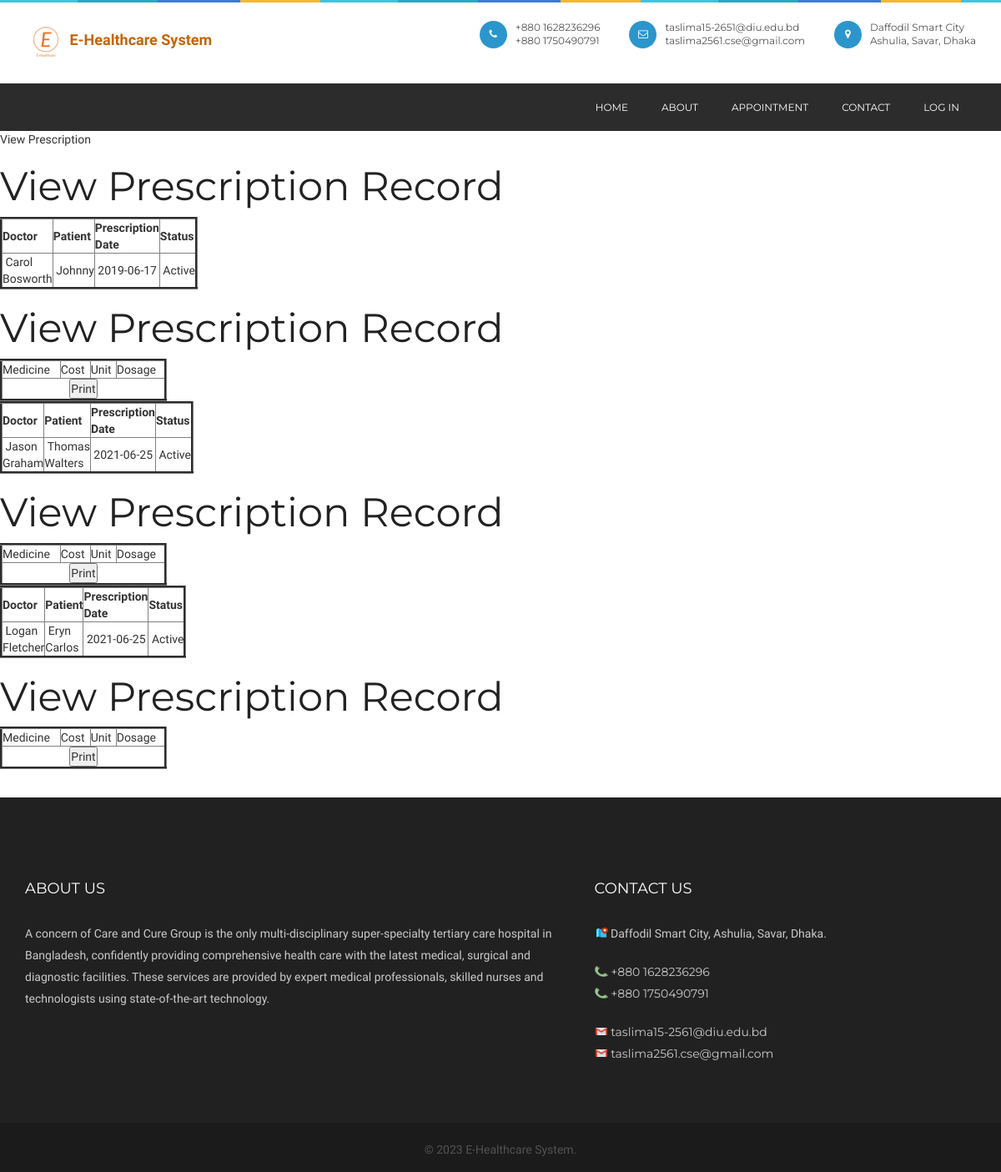
The app's page /viewprescription.php, older data.
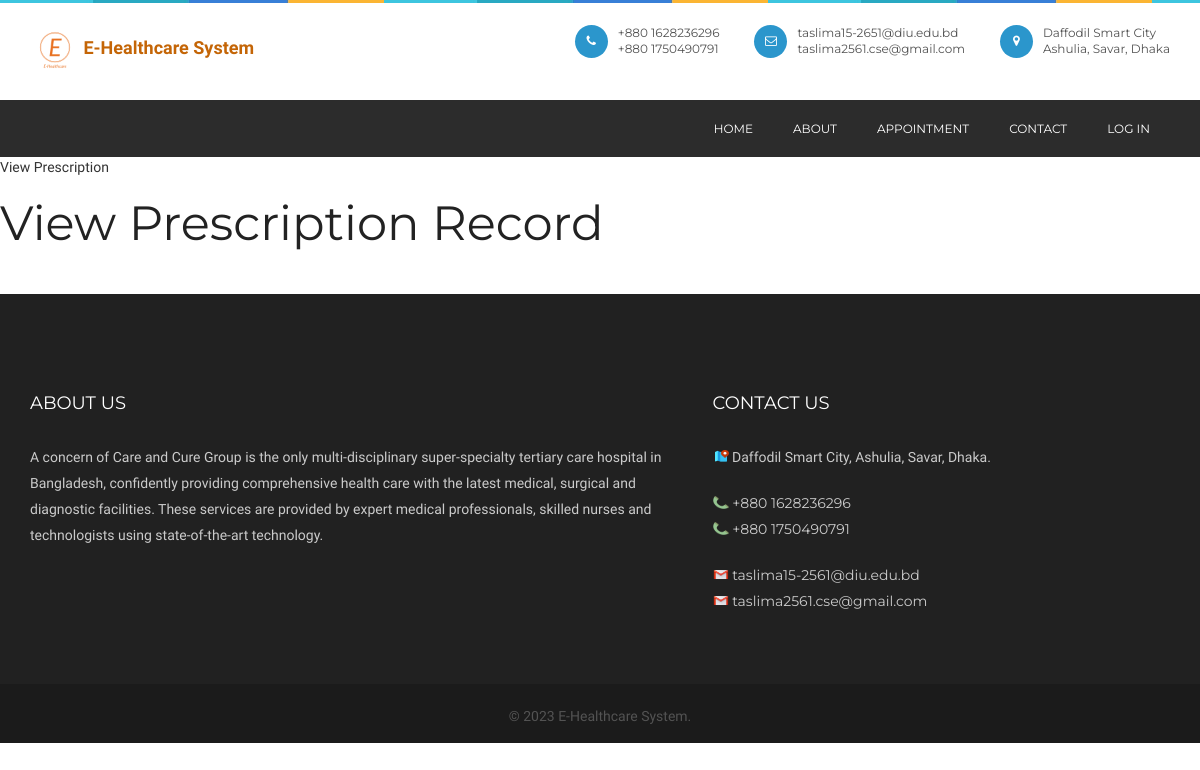
The same page, newer data.
### tables this page shows
CREATE TABLE `prescription` (
  `prescriptionid` int(10) NOT NULL,
  `treatment_records_id` int(10) NOT NULL,
  `doctorid` int(10) NOT NULL,
  `patientid` int(10) NOT NULL,
  `delivery_type` varchar(10) NOT NULL COMMENT 'Delivered through appointment or online order',
  `delivery_id` int(10) NOT NULL COMMENT 'appointmentid or orderid',
  `prescriptiondate` date NOT NULL,
  `status` varchar(10) NOT NULL,
  `appointmentid` int(10) NOT NULL
);

CREATE TABLE `doctor` (
  `doctorid` int(10) NOT NULL,
  `doctorname` varchar(50) NOT NULL,
  `mobileno` varchar(15) NOT NULL,
  `departmentid` int(10) NOT NULL,
  `loginid` varchar(25) NOT NULL,
  `password` varchar(25) NOT NULL,
  `status` varchar(10) NOT NULL,
  `education` varchar(25) NOT NULL,
  `experience` float(11,1) NOT NULL,
  `consultancy_charge` float(10,2) NOT NULL
);

CREATE TABLE `patient` (
  `patientid` int(10) NOT NULL,
  `patientname` varchar(50) NOT NULL,
  `admissiondate` date NOT NULL,
  `admissiontime` time NOT NULL,
  `address` varchar(250) NOT NULL,
  `mobileno` varchar(15) NOT NULL,
  `city` varchar(25) NOT NULL,
  `pincode` varchar(20) NOT NULL,
  `loginid` varchar(50) NOT NULL,
  `password` varchar(25) NOT NULL,
  `bloodgroup` varchar(20) NOT NULL,
  `gender` varchar(10) NOT NULL,
  `dob` date NOT NULL,
  `status` varchar(10) NOT NULL
);

### viewprescription.php (the view, shortened to what this page needs)
<?php
include("header.php");
include("dbconnection.php");
?>
<div class="wrapper col2">
  <div id="breadcrumb">
    <ul>
      <li class="first">View Prescription</li></ul>
  </div>
</div>
<div class="wrapper col4">
  <div id="container">
    <h1>View Prescription Record</h1>
<?php
$sql ="SELECT * FROM prescription";
$qsql = mysqli_query($con,$sql);
while($rs = mysqli_fetch_array($qsql))
{
	$sqlpatient = "SELECT * FROM patient WHERE patientid='$rs[patientid]'";
	$qsqlpatient = mysqli_query($con,$sqlpatient);
	$rspatient = mysqli_fetch_array($qsqlpatient);
	$sqldoctor = "SELECT * FROM doctor WHERE doctorid='$rs[doctorid]'";
	$qsqldoctor = mysqli_query($con,$sqldoctor);
	$rsdoctor = mysqli_fetch_array($qsqldoctor);
?>
    <table width="200" border="3">
          <tbody>
            <tr>
              <td><strong>Doctor</strong></td>
              <td><strong>Patient</strong></td>
              <td><strong>Prescription Date</strong></td>
              <td><strong>Status</strong></td>
            </tr>
              <?php
            echo "<tr>
              <td>&nbsp;$rsdoctor[doctorname]</td>
              <td>&nbsp;$rspatient[patientname]</td>
               <td>&nbsp;$rs[prescriptiondate]</td>
            <td>&nbsp;$rs[status]</td>
            </tr>";
            ?>
          </tbody>
        </table>
      <h1>View Prescription Record</h1>
        <table width="200" border="3">
          <tbody>
            <tr>
              <td>Medicine</td>
              <td>Cost</td>
              <td>Unit</td>
              <td>Dosage</td>
            </tr>
            <tr>
              <td colspan="6"><div align="center">
                <input type="submit" name="print" id="print" value="Print" onclick="myFunction()"/>
              </div></td>
              </tr>
          </tbody>
        </table>
<?php
}
?>        <p>&nbsp;</p>
  </div>
</div>
<?php
include("footer.php");
?>

### header.php (shortened to what this page needs)
<!doctype html>
<html class="no-js" lang="en">
<head>
<link rel="stylesheet" type="text/css" href="rs-plugin/css/settings.css" media="screen" />
<link rel="stylesheet" href="css/ionicons.min.css">
<link rel="stylesheet" href="css/bootstrap.min.css">
<link rel="stylesheet" href="css/font-awesome.min.css">
<link rel="stylesheet" href="css/main.css">
<link rel="stylesheet" href="css/style.css">
<link rel="stylesheet" href="css/responsive.css">
<link rel="stylesheet" href="sweetalert2.min.css">
</head>
<body>
  <header class="header-style-2">
    <div class="container">
      <div class="logo"> <a href="index.php"><img src="images/ehs.png" alt="" style="height: 50px;">
    <span style="color: #c46506; font-size: large; font-weight: 700;">E-Healthcare System</span>
    </a> </div>
      <div class="head-info">
        <ul>
          <li> <i class="fa fa-phone"></i>
            <p>+880 1628236296<br>
            +880 1750490791</p>
          </li>
          <li> <i class="fa fa-envelope-o"></i>
            <p>taslima15-2651@diu.edu.bd <br>
               taslima2561.cse@gmail.com
          </p>
          </li>
          <li> <i class="fa fa-map-marker"></i>
            <p>Daffodil Smart City<br>
             Ashulia, Savar, Dhaka</p>
          </li>
        </ul>
      </div>
    </div>
    <nav class="navbar ownmenu">
      <div class="container">
        <div class="collapse navbar-collapse navbar-right" id="nav-open-btn">
          <ul class="nav">
            <li> <a href="index.php">Home </a></li>
            <li><a href="about.php">About</a></li>
            <li><a href="patientappointment.php">Appointment </a></li>
            <li><a href="contact.php">Contact </a></li>
            <li class="dropdown"> <a href="#" class="dropdown-toggle" data-toggle="dropdown">Log In </a>
            </li>
          </ul>
        </div>
      </div>
    </nav>
  </header>

### footer.php (shortened to what this page needs)
<footer class="footer-2">
    <div class="container">
      <div class="row">
        <div class="col-sm-7">
          <h6>About Us</h6>
          <div class="about-foot">
            <p>A concern of Care and Cure Group is the only multi-disciplinary super-specialty tertiary care hospital in Bangladesh, confidently providing comprehensive health care with the latest medical, surgical and diagnostic facilities. These services are provided by expert medical professionals, skilled nurses and technologists using state-of-the-art technology. </p>
          </div>
        </div>
        <div class="col-sm-5">
          <div class="con-info">
            <h6>Contact Us</h6>
            <p><img src="images/location-icon.png" height="16px" width="16px" style="padding-bottom: 3px;">&nbsp;Daffodil Smart City, Ashulia, Savar, Dhaka.</p>
            <ul>
              <li class="mobile">
                <p><img src="images/phone-icon.png" height="16px" width="16px" style="padding-bottom: 3px;">&nbsp;+880 1628236296 <br>
                <img src="images/phone-icon.png" height="16px" width="16px" style="padding-bottom: 3px;">&nbsp;+880 1750490791</p>
              </li>
              <li class="email">
                <p><img src="images/mail-icon.png" height="16px" width="16px" style="padding-bottom: 3px;">&nbsp;taslima15-2561@diu.edu.bd <br>
                <img src="images/mail-icon.png" height="16px" width="16px" style="padding-bottom: 3px;">&nbsp;taslima2561.cse@gmail.com</p>
                </li>
            </ul>
          </div>
        </div>
      </div>
    </div>
  </footer>
  <div class="rights style-2">
    <div class="container">
      <p>© <?php echo date("Y"); ?> E-Healthcare System.
      <span style="color: white" placeholder = "name-inside-span"></span></p>
    </div>
  </div>
</body>
</html>

Row changes from the older to the newer data that the page shows:
removed prescription: doctorid.doctorname "Carol Bosworth", patientid.patientname "Johnny", prescriptiondate "2019-06-17", status "Active"
removed prescription: doctorid.doctorname "Jason Graham", patientid.patientname "Thomas Walters", prescriptiondate "2021-06-25", status "Active"
removed prescription: doctorid.doctorname "Logan Fletcher", patientid.patientname "Eryn Carlos", prescriptiondate "2021-06-25", status "Active"
